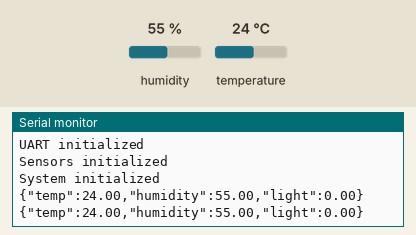
Simulated run of this program. Board: ESP32. Shown: the last lines printed to the serial monitor. The inputs (shaded band) are chosen by the test bench; at power-on: humidity 55 %, temperature 24 °C.

Above: at 2.8 s.
2.9 s: humidity set to 22 %
At 4.9 s:
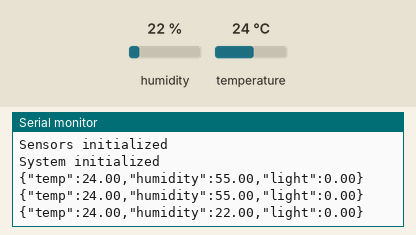
5.6 s: temperature set to 12 °C
At 6.7 s:
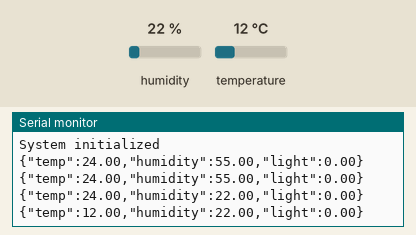
8.3 s: humidity set to 40 %
At 11.3 s:
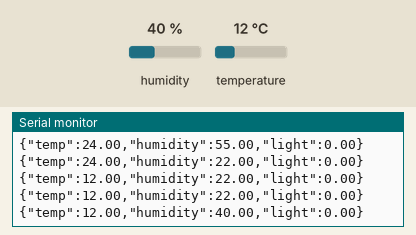
Timing chart, 0 to 12.8 s (numbered marks = the images above; inputs shaded):
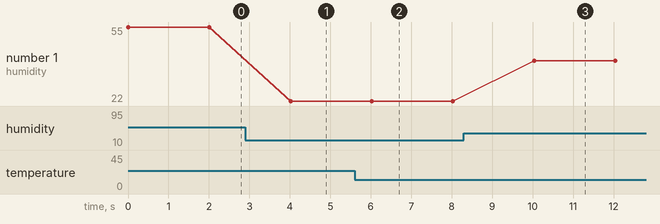

Measured:
- after the input at 2.9 s, the serial monitor: prints a new line after 1.1 s (image 1)
- after the input at 5.6 s, the serial monitor: prints a new line after 0.42 s (image 2)
- after the input at 8.3 s, the serial monitor: prints a new line after 1.7 s (image 3)
- plotted number 1: 55 → 22 after the input at 2.9 s, 22 → 40 after the input at 8.3 s

The program:

main.cpp
```cpp
#include <Arduino.h>
#include "uart.h"
#include "sensor.h"

#define BAUD_RATE 115200
#define SAMPLE_INTERVAL_MS 2000

void setup() {
    uart_init(BAUD_RATE);
    sensor_init();
    uart_send("System initialized");
}

void loop() {
    SensorData data = sensor_read();

    if (data.valid) {
        uart_send_json(data.temperature, data.humidity, data.light);
    } else {
        char error_msg[50];
        snprintf(error_msg, sizeof(error_msg),
            "ERROR: %s", sensor_get_error_str(data.error));
        uart_send(error_msg);
    }

    delay(SAMPLE_INTERVAL_MS);
}
```

sensor.cpp
```cpp
#include "sensor.h"
#include <DHT.h>

#define DHT_PIN 4
#define DHT_TYPE DHT22
#define LDR_PIN 34

#define TEMP_MIN -40.0
#define TEMP_MAX 80.0
#define HUMIDITY_MIN 0.0
#define HUMIDITY_MAX 100.0

static bool initialized = false;
static DHT dht(DHT_PIN, DHT_TYPE);

void sensor_init() {
    pinMode(LDR_PIN, INPUT);
    dht.begin();
    initialized = true;
    Serial.println("Sensors initialized");
}

SensorData sensor_read() {
    SensorData data;
    data.valid = false;
    data.temperature = 0.0;
    data.humidity = 0.0;
    data.light = 0.0;

    if (!initialized) {
        data.error = SENSOR_ERROR_NOT_INITIALIZED;
        return data;
    }

    data.temperature = dht.readTemperature();
    data.humidity = dht.readHumidity();
    data.light = 0.0;  // LDR not connected yet

    if (isnan(data.temperature) || isnan(data.humidity)) {
        data.error = SENSOR_ERROR_TIMEOUT;
        return data;
    }

    if (data.temperature < TEMP_MIN || data.temperature > TEMP_MAX) {
        data.error = SENSOR_ERROR_OUT_OF_RANGE;
        return data;
    }

    if (data.humidity < HUMIDITY_MIN || data.humidity > HUMIDITY_MAX) {
        data.error = SENSOR_ERROR_OUT_OF_RANGE;
        return data;
    }

    data.valid = true;
    data.error = SENSOR_OK;
    return data;
}

const char* sensor_get_error_str(SensorError error) {
    switch (error) {
        case SENSOR_OK:                    return "OK";
        case SENSOR_ERROR_TIMEOUT:         return "TIMEOUT";
        case SENSOR_ERROR_OUT_OF_RANGE:    return "OUT_OF_RANGE";
        case SENSOR_ERROR_NOT_INITIALIZED: return "NOT_INITIALIZED";
        default:                           return "UNKNOWN";
    }
}
```

sensor.h
```cpp
#ifndef SENSOR_H
#define SENSOR_H

#include <Arduino.h>

// Error codes
typedef enum {
    SENSOR_OK = 0,
    SENSOR_ERROR_TIMEOUT = 1, //sensor didnt respond in time
    SENSOR_ERROR_OUT_OF_RANGE = 2, //sensor returned value the is out of logic range
    SENSOR_ERROR_NOT_INITIALIZED = 3 //called read before init
} SensorError;

// Sensor data structure
struct SensorData {
    float temperature; //celsius
    float humidity; //percentage
    float light; //adc value 0-4095
    bool valid; //the reading was successful
    SensorError error; //what is the exact error
};

// Initialize sensors
void sensor_init();

// Read all sensors and return data
SensorData sensor_read();

// Get error description as string
const char* sensor_get_error_str(SensorError error);


#endif
```

uart.cpp
```cpp
#include "uart.h"

void uart_init(int baud_rate) {
    Serial.begin(baud_rate);
    Serial.println("UART initialized");
}

//sending a string therough uart
void uart_send(const char* message) {
    Serial.println(message);
}

void uart_send_json(float temperature, float humidity, float light) {
    char buffer[100];
    snprintf(buffer, sizeof(buffer),
        "{\"temp\":%.2f,\"humidity\":%.2f,\"light\":%.2f}",
        temperature, humidity, light);
    Serial.println(buffer);
}
```

uart.h
```cpp
#ifndef UART_H
#define UART_H

#include <Arduino.h>

//header file of the uart- functions declarations


// Initialize UART communication
void uart_init(int baud_rate);

// Send a string message over UART
void uart_send(const char* message);

// Send structured JSON data over UART
void uart_send_json(float temperature, float humidity, float light);

#endif
```
